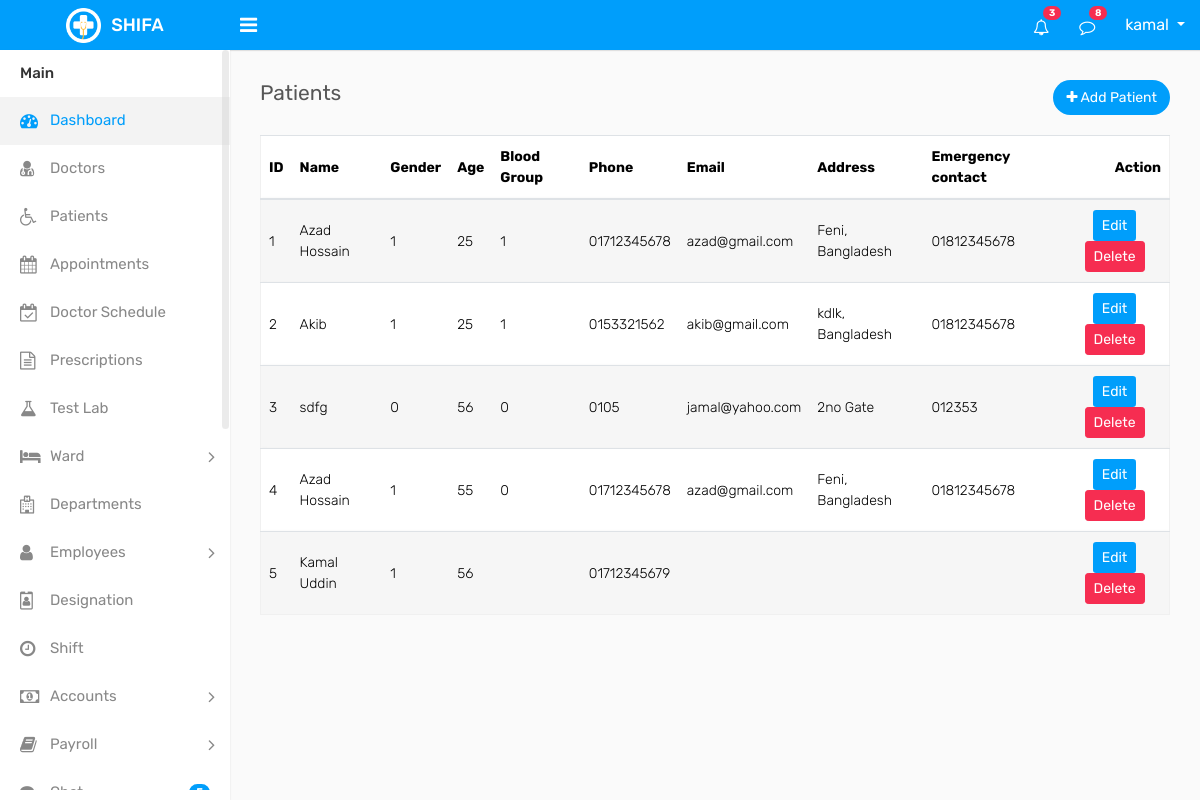
The app's page /patients/patients.php (signed in) with its own data.
### tables this page shows
CREATE TABLE `patients` (
  `id` int(11) NOT NULL,
  `name` varchar(100) DEFAULT NULL,
  `gender` int(3) DEFAULT NULL COMMENT '1=male,2=female,3=others',
  `age` int(2) DEFAULT NULL,
  `blood_group` int(6) DEFAULT NULL,
  `phone` varchar(20) DEFAULT NULL,
  `email` varchar(100) DEFAULT NULL,
  `address` varchar(200) DEFAULT NULL,
  `emergency_contact` varchar(20) DEFAULT NULL,
  `created_at` timestamp NOT NULL DEFAULT current_timestamp(),
  `updated_at` timestamp NOT NULL DEFAULT current_timestamp() ON UPDATE current_timestamp(),
  `deleted_at` datetime DEFAULT NULL,
  `created_by` int(11) DEFAULT NULL,
  `updated_by` int(11) DEFAULT NULL
);

### crud/crud_class.php (called while the page is built, shortened)
<?php
class crud_class{
    private $host = "localhost";
    private $username = "root";
    private $password = "";
    private $database = "shifa";
    public $conn;
    public function __construct(){
        $this->conn = new mysqli($this->host, $this->username, $this->password, $this->database);
    }
    public function common_select($table, $columns = "*", $where = [],$where_condition = "AND", $order_by = "",
        $sort_order = "ASC",$limit = "",$offset = ""){
        $result=[
            "status"=>false,
            "data"=>[],
            "message"=>""
        ];
        $sql = "SELECT $columns FROM $table";
        if(!empty($where)){
            $where_clauses = [];
            foreach($where as $column => $value){
                $where_clauses[] = "$table" . "." . "$column = '" . $this->conn->real_escape_string($value) . "'";
            }
            $sql .= " WHERE " . implode(" $where_condition ", $where_clauses);
            $sql .= " AND deleted_at IS NULL";
        }else{
            $sql .= " WHERE deleted_at IS NULL";
        }
        if(!empty($order_by)){
            $sql .= " ORDER BY $order_by $sort_order";
        }
        if(!empty($limit)){
            $sql .= " LIMIT $limit";
        }
        $rs = $this->conn->query($sql);
        if($rs->num_rows > 0){
            $result["status"] = true;
            $result["message"] = "Records found";
            while($row = $rs->fetch_object()){
                $result["data"][] = $row;
            }
            return $result;
        } else {
            $result["message"] = "No records found";
            return $result;
        }
    }
}

### component/connection.php (called while the page is built, shortened)
<?php
    $base_url = "http://localhost/shifa/";
    require_once  ($_SERVER['DOCUMENT_ROOT'] . "/shifa/crud/crud_class.php");
    $crud = new crud_class();
?>

### patients/patients.php (the view, shortened to what this page needs)
<?php require_once "../component/header.php"; ?>
<?php require_once "../component/sidebar.php"; ?>
        <div class="page-wrapper">
            <div class="content">
                <div class="row">
                    <div class="col-sm-4 col-3">
                        <h4 class="page-title">Patients</h4>
                    </div>
                    <div class="col-sm-8 col-9 text-right m-b-20">
                        <a href="add-patient.php" class="btn btn btn-primary btn-rounded float-right"><i class="fa fa-plus"></i> Add Patient</a>
                    </div>
                </div>
				<div class="row">
					<div class="col-md-12">
						<div class="table-responsive">
							<table class="table table-border table-striped custom-table datatable mb-0">
								<thead>
									<tr>
                                        <th>ID</th>
										<th>Name</th>
										<th>Gender</th>
										<th>Age</th>
										<th>Blood Group</th>
										<th>Phone</th>
										<th>Email</th>
										<th>Address</th>
										<th>Emergency contact</th>
										<th class="text-right">Action</th>
									</tr>
								</thead>
								<tbody>
                                    <tr>
                                        <?php
                                        if(isset($_GET['page']) && is_numeric($_GET['page'])){
                                            $page = (int)$_GET['page'];
                                        } else {
                                            $page = 1;
                                        }
                                        $patients = $crud->common_select("patients",'*',[],'AND','id','ASC',10,($page-1)*10);
                                        if($patients['status']){
                                        foreach ($patients['data'] as $patient) { ?>
                                        <td><?= $patient->id ?></td>
                                        <td><?= $patient->name ?></td>
                                        <td><?= $patient->gender ?></td>
                                        <td><?= $patient->age ?></td>
                                        <td><?= $patient->blood_group ?></td>
                                        <td><?= $patient->phone ?></td>
                                        <td><?= $patient->email ?></td>
                                        <td><?= $patient->address ?></td>
                                        <td><?= $patient->emergency_contact ?></td>
                                        <td class="text-center">
                                            <a href="<?= $base_url ?>patients/patient_edit.php?id=<?= $patient->id ?>" class="btn btn-sm btn-primary mb-2 mb-lg-0 me-0 me-lg-2">Edit</a>
                                            <a href="<?= $base_url ?>patients/patient_delete.php?id=<?= $patient->id ?>" class="btn btn-sm btn-danger">Delete</a>
                                        </td>
                                    </tr>
                                            <?php } } ?>
                                </tbody>
							</table>
						</div>
					</div>
                </div>
            </div>
        </div>
    </div>
   <?php require_once "../component/footer.php" ?>

### records on screen
patients: id "1", name "Azad Hossain", gender "1", age "25", blood_group "1", phone "01712345678", email "azad@gmail.com", address "Feni, Bangladesh", emergency_contact "01812345678"
patients: id "2", name "Akib", gender "1", age "25", blood_group "1", phone "0153321562", email "akib@gmail.com", address "kdlk, Bangladesh", emergency_contact "01812345678"
patients: id "3", name "sdfg", gender "0", age "56", blood_group "0", phone "0105", email "jamal@yahoo.com", address "2no Gate", emergency_contact "012353"
patients: id "4", name "Azad Hossain", gender "1", age "55", blood_group "0", phone "01712345678", email "azad@gmail.com", address "Feni, Bangladesh", emergency_contact "01812345678"
patients: id "5", name "Kamal Uddin", gender "1", age "56", phone "01712345679"

### other values on screen
$_SESSION['user_name'] "kamal"
